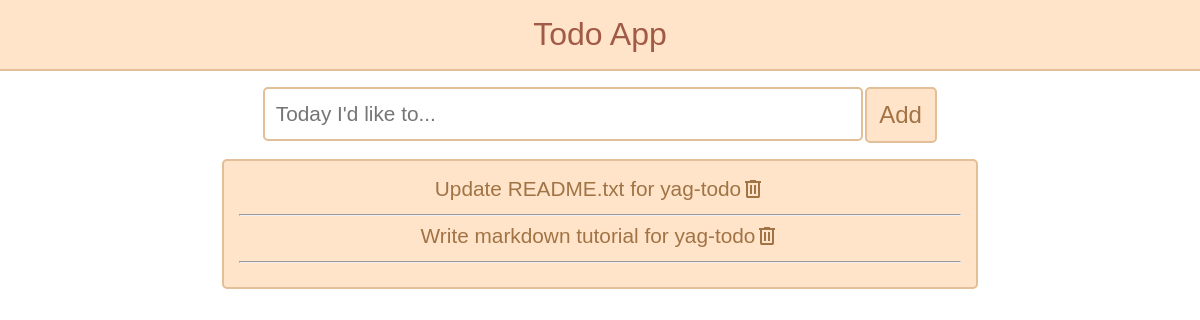
The app's page /, older data.
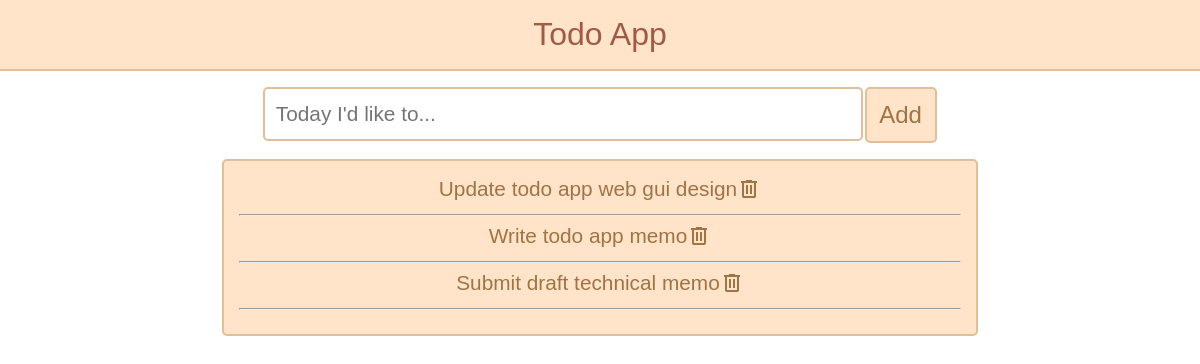
The same page, newer data.
### tables this page shows
CREATE TABLE todolist(id integer primary key autoincrement, task text null);

### app.py (the view)
@app.route("/", methods = ["POST", "GET"])
def index():
    db = get_db()
    tasks_getter = db.execute("select * from todolist")
    all_db_tasks = tasks_getter.fetchall()
    return render_template("index.html", all_db_tasks = all_db_tasks)

### database.py (called while the page is built)
def connect_to_db():
    sql_db = sqlite3.connect("C:/Users/achuz/Documents/Coding-Projects/yag-todo/todo-app/todoapp.db")
    sql_db.row_factory = sqlite3.Row
    return sql_db

def get_db():
    if not hasattr(g, "todo_db"):
        g.todo_db = connect_to_db()
    return g.todo_db

### templates/index.html (shortened to what this page needs)
<!DOCTYPE html>
<html lang="en">
  <head>
    <link rel="stylesheet" href="static/index.css" />
  </head>
  <body>
    <div class="box1">
      <header>
        <div><p>Todo App</p></div>
      </header>
    </div>
    <div class="box2">
      <form action="/add_task" method="POST">
        <div class="form1">
          <input
            type="text"
            class="form1-input"
            id="taskfield"
            name="user_task"
            placeholder="Today I'd like to..."
          />
          <button type="submit" class="add-btn">Add</button>
        </div>
      </form>
    </div>
    <div class="box3">
      {% for task in all_db_tasks %}
      <div class="app-tasks">
        <span
          >{{task["task"]}}
          <a
            href="{{url_for('delete_task', id = task['id'])}}"
            class="delete-btn"
          >
            <img src="static/assets/trash-icon.svg" />
          </a>
        </span><hr/>
        {% endfor %}
      </div>
    </div>
  </body>
</html>

### static/index.css (style rules this page uses)
* { margin: 0; font-family: sans-serif; }
body { background-color: #fff; }
header p { color: #a15a45; }
.box1 { background-color: #ffe4c9; display: flex; flex-direction: row; justify-content: center; padding: 1em; border-bottom: 2px solid #e2be99; }
.box1 p { font-size: 2em; }
.box2 { display: flex; flex-direction: row; justify-content: center; margin-top: 1em; }
.form1 { display: flex; flex-direction: row; justify-content: baseline; }
.form1-input { box-sizing: border-box; padding: 0.5em; border-radius: 5px; border: 2px solid #e2be99; width: 50vw; font-size: 1.3em; margin-bottom: 0.1em; }
.add-btn { background-color: #ffe4c9; padding: 0.5em; border-radius: 5px; border: 2px solid #e2be99; font-size: 1.5em; width: 3em; margin-left: 0.05em; color: #a17345; }
.box3 { display: flex; flex-direction: row; justify-content: center; padding: 1em; background-color: #ffe4c9; border: 2px solid #e2be99; border-radius: 5px; margin-top: 1em; margin-left: auto; margin-right: auto; width: 60vw; }
hr { color: #a17345; margin-top: 0.5em; margin-bottom: 0.5em; width: 60vw; }
span { font-size: 1.3em; color: #a17345; display: flex; flex-direction: row; justify-content: center; }
.delete-btn img { filter: invert(42%) sepia(6%) saturate(3412%) hue-rotate(349deg) brightness(111%) contrast(89%); }

Row changes from the older to the newer data that the page shows:
removed todolist: task "Update README.txt for yag-todo"
removed todolist: task "Write markdown tutorial for yag-todo"
added todolist: task "Update todo app web gui design"
added todolist: task "Write todo app memo"
added todolist: task "Submit draft technical memo"
